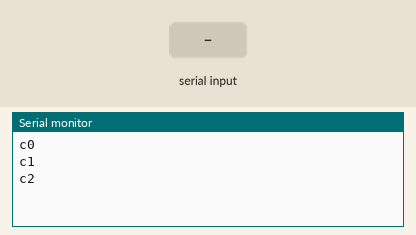
This sketch was run on a simulated Arduino Uno, built with avr-gcc and run on an emulated ATmega328P. On the bench: the last lines printed to the serial monitor. The test bench sets the inputs (shaded band).

Above: at 2.8 s.
2.9 s: "s" received over the second serial link
At 3.8 s:
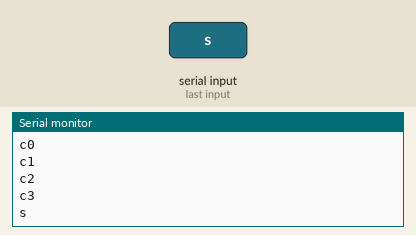
4.5 s: "1" received over the second serial link
At 5.5 s:
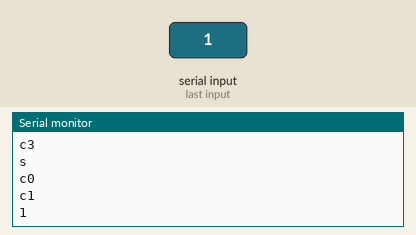
Timing chart, 0 to 7.5 s (numbered marks = the images above; inputs shaded):
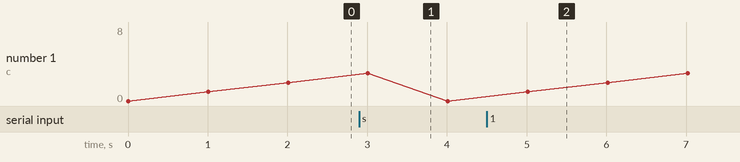

The sketch:

test_4rftest2.ino
```cpp
#include <SoftwareSerial.h>
SoftwareSerial mySerial(A1, A0); // RX, TX

void setup() {
  mySerial.begin(9600);
  Serial.begin(9600);
}

int cnt = 0;
String str;

void loop() {
  str = "c" + String(cnt);
  mySerial.print(str);
   Serial.println(str);
  if (cnt < 99) cnt++;
  else cnt = 0;

  if (mySerial.available()) {
    char tav = mySerial.read() ;
    Serial.println(tav);
    if (tav == 's')  cnt = 0;
  }
  delay(1000);
}
```

Measured:
- after the input at 2.9 s, the serial monitor: prints a new line after 0.11 s (image 1)
- after the input at 4.5 s, the serial monitor: prints a new line after 0.52 s (image 2)
